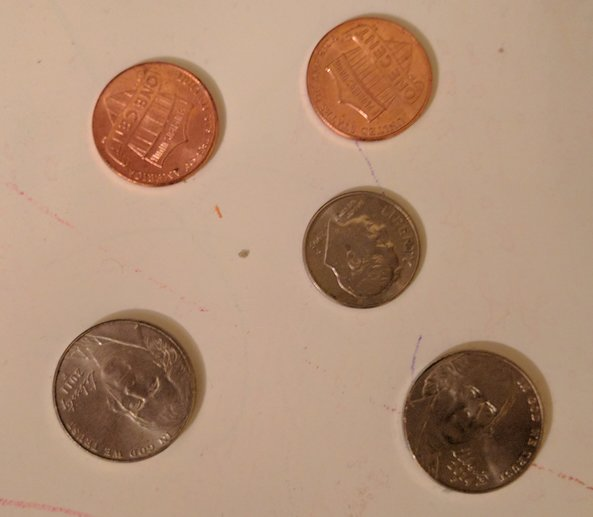
#> input picture 2al1/images/coins.jpg, 593 x 517 px
$ python simple_thresholding.py
#> lines starting #> are read from the running program, lines starting #| are printed output that depends on the picture; after the words box and inside, x2 and y2 are one past the last pixel; in counts of white or black regions, pixels touching at a corner belong together
'''
Created on Nov 27, 2016

@author: iskandar
'''

from __future__ import print_function;
import numpy as np;
import cv2;
from matplotlib import pyplot as plt;


image = cv2.imread('images/coins.jpg');
#> image is the input picture: shape (517, 593, 3); mean B, G, R 119.1, 143.3, 176.9

image = cv2.cvtColor(image, cv2.COLOR_BGR2GRAY);
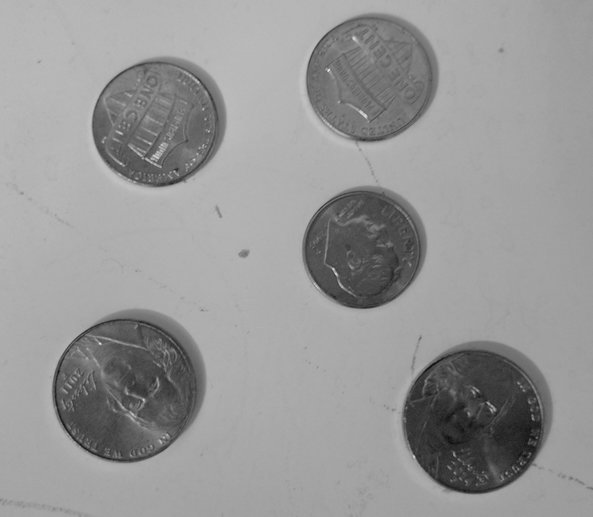
#> image: shape (517, 593); min 12, max 234, mean 150.6
cv2.imshow("original", image);


blurred = cv2.GaussianBlur(image, (5, 5), 0);

(T, threshold) = cv2.threshold(blurred, 155, 255, cv2.THRESH_BINARY);
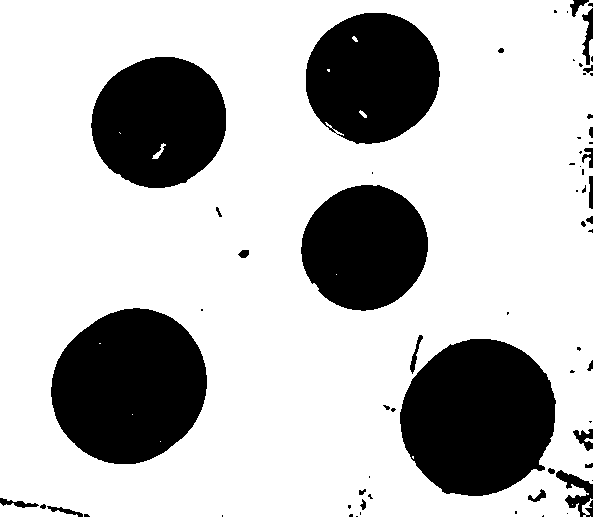
#> threshold: shape (517, 593); 73.8% white; 66 black regions (36 under 20 px), largest, box (x1, y1, x2, y2) and area: (400, 339, 556, 496) 19013, (51, 308, 207, 464) 18724, (91, 57, 226, 188) 13765
cv2.imshow("threshold image", threshold);

(T, inv_threshold) = cv2.threshold(blurred, 155, 255, cv2.THRESH_BINARY_INV);
cv2.imshow("invthreshold", inv_threshold);

cv2.imshow("coins", cv2.bitwise_and(image, image, mask = inv_threshold));
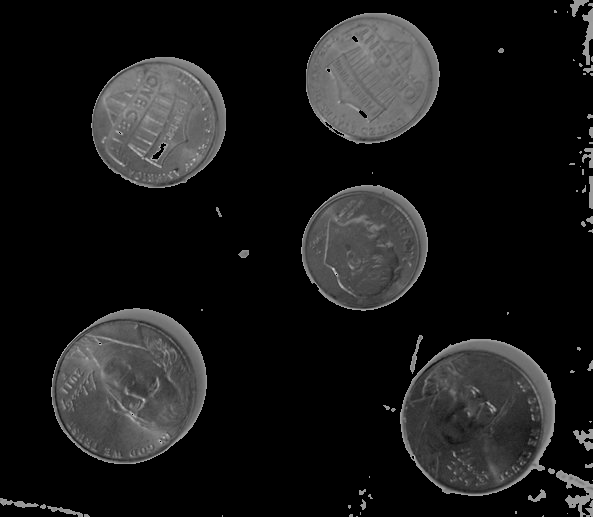
#> window 'coins': shape (517, 593); min 0, max 213, mean 25.2

cv2.waitKey(0);

$ run again, with 2al1/images/ocean.jpg copied over 2al1/images/coins.jpg
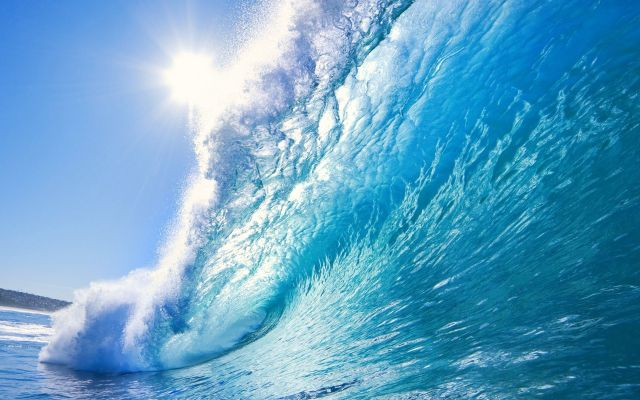
#> input picture 2al1/images/ocean.jpg, 640 x 400 px
#> image is the input picture: shape (400, 640, 3); mean B, G, R 198.8, 163.1, 98.2
#> image: shape (400, 640)
#> `(T, threshold) = cv2.threshold(blurred, 155, 255, cv2.THRESH_BINARY);`:
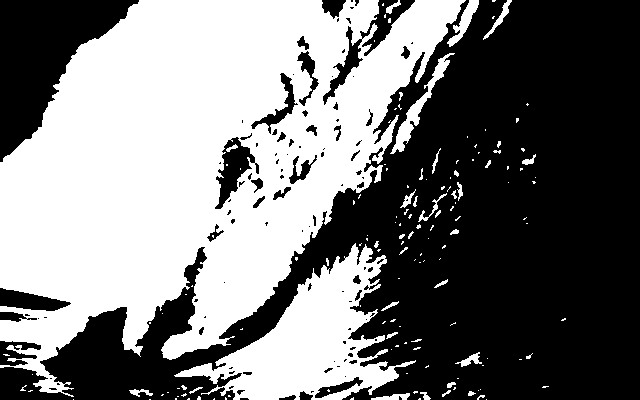
#> threshold: shape (400, 640); 47.2% white; 150 white regions (114 under 20 px), largest, box (x1, y1, x2, y2) and area: (0, 0, 466, 397) 102331, (174, 243, 416, 400) 14557, (390, 53, 455, 154) 1021
#> `cv2.imshow("coins", cv2.bitwise_and(image, image, mask = inv_threshold..`:
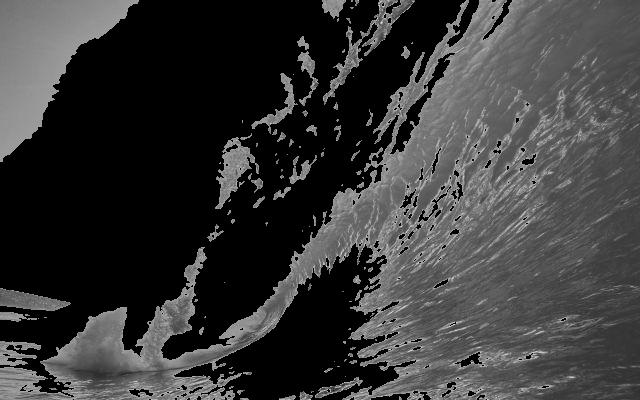
#> window 'coins': shape (400, 640); min 0, max 237, mean 56.3
